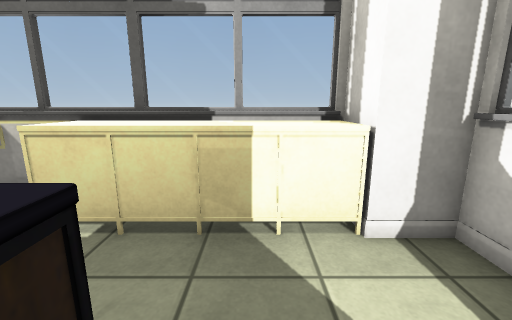
[1] (above)

13 first-person views from a walk through a 3-D level made in the Unity game engine. The camera is 1.3 m above the floor, tilts 12° down and sees 90° across. The floor is counted in squares, 0.5 m on a side. Each view is taken from the middle of a square. On the plan, view 1 faces up. The plan holds only what a view shows up to about 18 squares ahead; the rest is blank. Door leaves are left out, so doorways stand open. Some surface patterns are stand-ins.

[2]
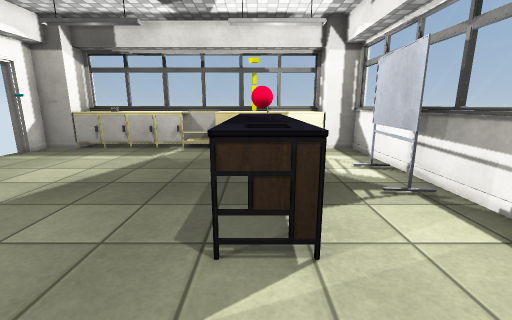

[3]
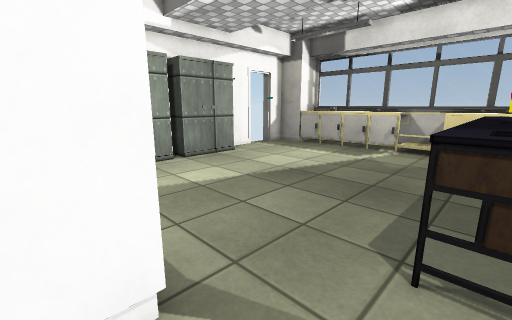

[4]
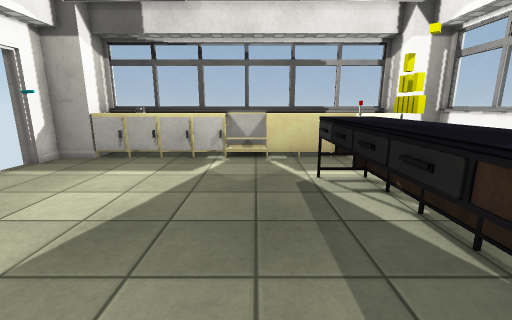

[5]
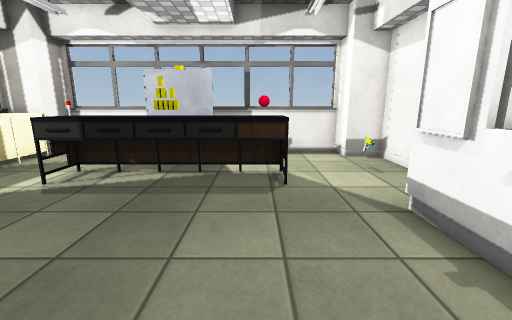

[6]
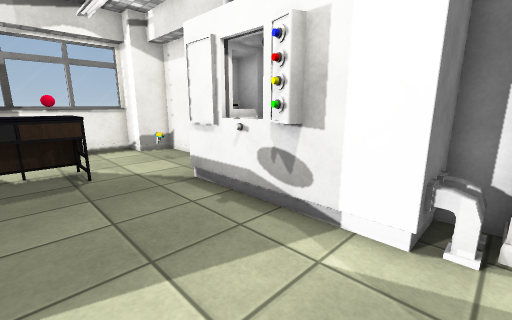

[7]
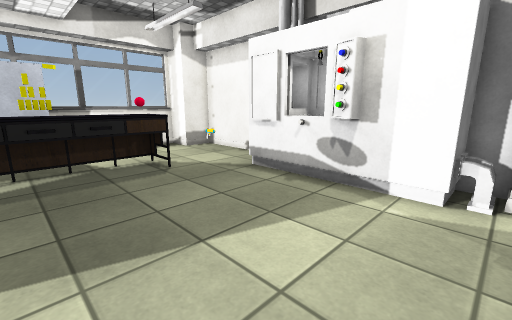

[8]
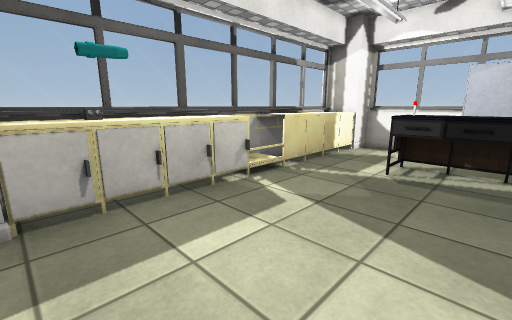

[9]
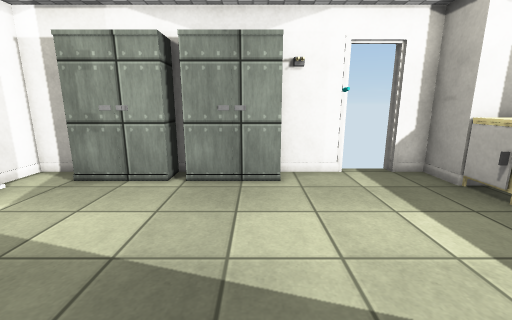

[10]
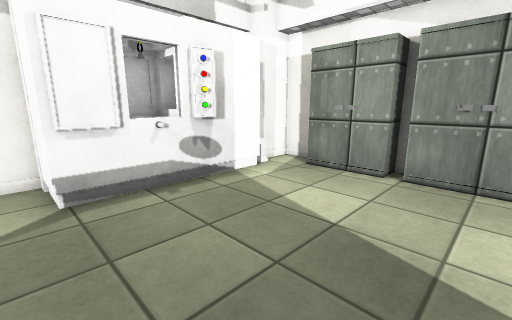

[11]
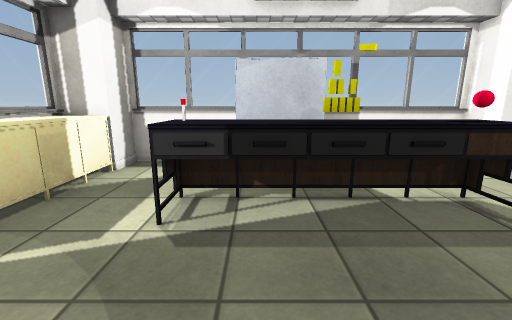

[12]
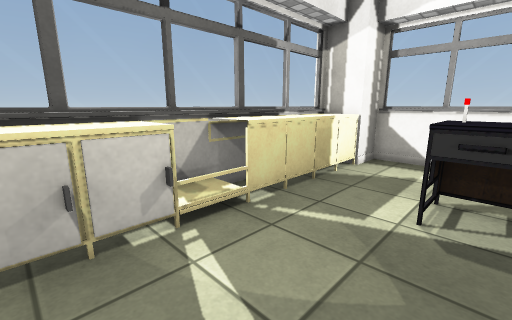

[13]
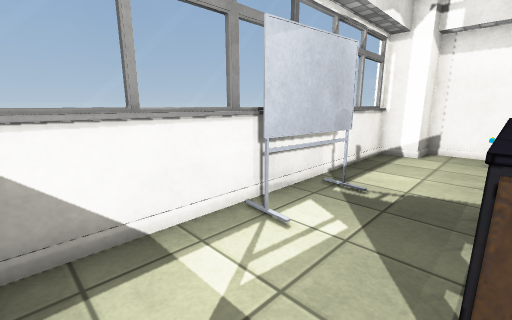

### Floor plan
Points are (right, up) in squares from view 1. A wall is a line through its corners. A room is listed if a view was taken in it or the views show most of it. See-through windows are left out.
Room 1 (views 1, 2, 3, 4, 5, 6, 7, 8, 9, 10, 11, 12, 13)
walls: (-12, 0.4) (-12.5, 0.4); (-7.6, -9.8) (-4.7, -9.8) (-4.7, -12.5) (-4, -12.5); (-7.2, -10.1) (-6.5, -10.1); (-7, -11.4) (-7, -10.4); (-8.5, -11.6) (-6.7, -11.6) (-6.7, -10.1); (-15, -4.4) (-15, -5.1); (-8.2, -11.9) (-6.7, -11.9); (-15, 1.6) (-15, -1.1); (2.2, 6.4) (-13.1, 6.4); (-13.2, 5.5) (-13.2, 4.8) (-15, 4.8) (-15, 3.4); (2.2, 6.6) (-13.2, 6.6); (4.2, 4.5) (3.9, 4.8) (2.2, 4.8) (2.2, 6.5) (2, 6.7); (-12.1, -11.9) (-12.1, -9.8) (-9.4, -9.8); (-15, -9.3) (-15, -10.7) (-13.2, -10.7); (3.9, -10.7) (3.9, 4.8); (4, -10.7) (4, 4.8); (2.2, -12.5) (2.2, -10.7) (3.9, -10.7) (4.1, -10.5)
low walls: (-12.9, -11.1) (-12.3, -11.1)
ways out: open door at (-15, 2.5); open door at (-7, -10)
objects: locker (-14, -8) to (-14, -5); locker (-14, -4) to (-14, -1); other object (-13, 6) to (-12, 6); other object (-12, 5); other object (-11, 5) to (-10, 5); other object (-11, 6); other object (-10, 5) to (2, 6); other object (-9, -10); other object (-9, 5) to (-8, 5); other object (-8, -10); other object (-7, 5); bench (-3, -7) to (-1, 1); drawers (-3, -6) to (-2, -3); drawers (-3, -1) to (-3, 0); other object (-1, -11) to (-1, -10); other object (3, -4) to (3, 0)

Where each view was taken, in squares from view 1:
view 1: 0 up, 0 right, facing up
view 2: 11 down, 2 left, facing up
view 3: 11 down, 2 left, facing up-left
view 4: 8 down, 5 left, facing up
view 5: 6 down, 11 left, facing right
view 6: 5 down, 13 left, facing down-right
view 7: 2 down, 13 left, facing down-right
view 8: 2 down, 13 left, facing up-right
view 9: 2 down, 5 left, facing left
view 10: 2 down, 4 left, facing down-left
view 11: 1 down, 8 left, facing right
view 12: 0 up, 9 left, facing up-right
view 13: 4 up, 1 left, facing down-right
